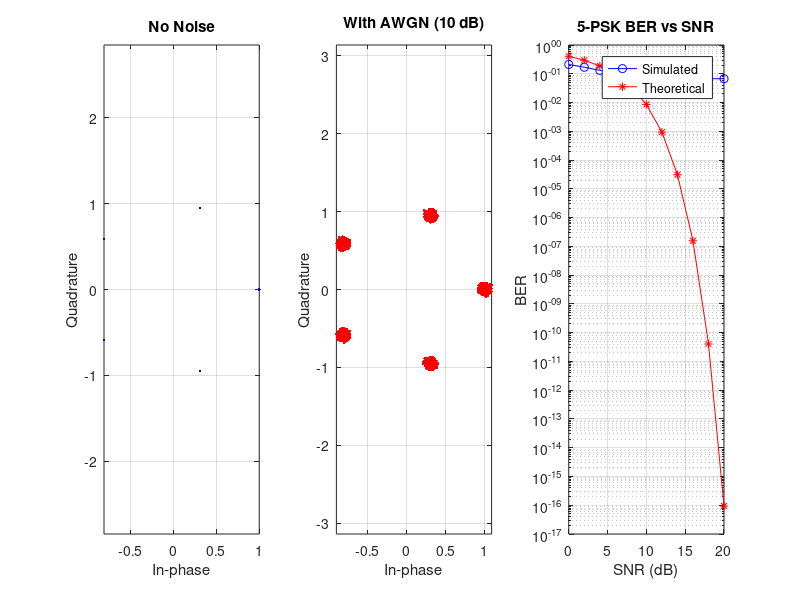

The MATLAB source for this figure:
pkg load communications;

M = input('Enter M (e.g., 4 for QPSK, 8 for 8-PSK): ');
N = 1e5;
x = randi([0 M-1], N, 1);
modSig = pskmod(x, M, 0, 'gray');
snr = 0:2:20;
ber = zeros(size(snr));

for i = 1:length(snr)
  rx = awgn(modSig, snr(i), 'measured');
  y = pskdemod(rx, M, 0, 'gray');
  [~, ber(i)] = biterr(x, y);
end

EbNo = snr - 10*log10(log2(M));
theory = 2*qfunc(sqrt(2*log2(M)*10.^(EbNo/10))*sin(pi/M));

figure;
subplot(1,3,1);
plot(real(modSig), imag(modSig), 'b.');
title('No Noise'); xlabel('In-phase'); ylabel('Quadrature'); axis equal; grid on;

subplot(1,3,2);
rx_awgn = awgn(modSig, 30, 'measured');
plot(real(rx_awgn), imag(rx_awgn), 'r.');
title('With AWGN (10 dB)'); xlabel('In-phase'); ylabel('Quadrature'); axis equal; grid on;

subplot(1,3,3);
semilogy(snr, ber, 'bo-', snr, theory, 'r*-');
title(sprintf('%d-PSK BER vs SNR', M));
xlabel('SNR (dB)'); ylabel('BER'); legend('Simulated','Theoretical'); grid on;
